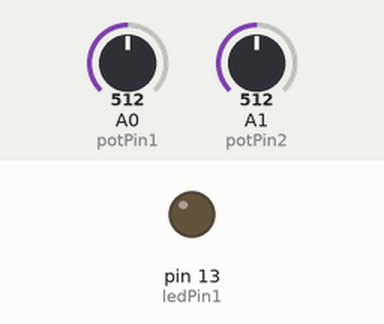
This sketch was run on a simulated Arduino Uno, built with avr-gcc and run on an emulated ATmega328P. Shown: output pins drawn as LEDs (lit = HIGH). Dashed ring = blinking. The test bench sets the inputs (shaded band); at power-on: A0 (potPin1) = 512, A1 (potPin2) = 512.

Above: at 1.2 s.
1.3 s: A0 (potPin1) set to 503
At 1.8 s:
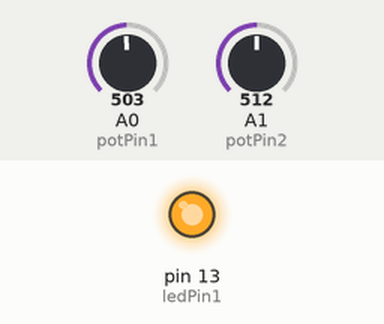
4.3 s: A0 (potPin1) set to 522
At 5.3 s:
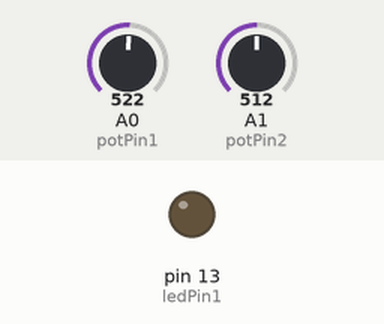
5.8 s: A0 (potPin1) set to 511
At 6.5 s:
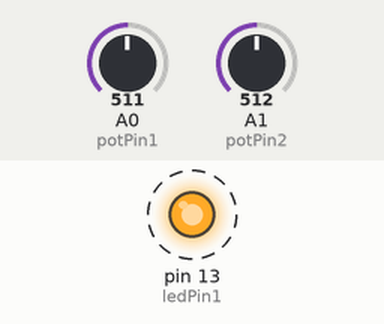
Timing chart, 0 to 14.8 s (numbered marks = the images above; inputs shaded):
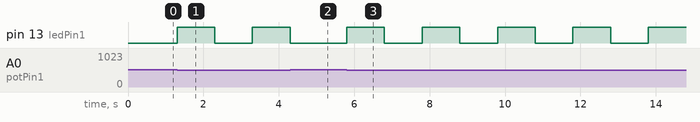

The sketch:

and_or.ino
```cpp
// Using && and ||
// Connect an LED to pin 13 (or use built in LED)
// Connect a potentiometer to Analog pin 0 and another on Analog pin 1

int potPin1 = 0;
int potValue1 = 0;

int potPin2 = 1;
int potValue2 = 0;

int ledPin1 = 13;

void setup(){
  pinMode(ledPin1, OUTPUT);
}

void loop(){

  // Only read potentiometers once per loop
  potValue1 = analogRead(potPin1);
  potValue2 = analogRead(potPin2);

  // Use the data stored in the variable many times throughout loop()

  // if BOTH conditions are met
  if (potValue1 > 512 && potValue2 > 512){
    digitalWrite(ledPin1, HIGH);
  }

  // if ONE condition is met
  if (potValue1 < 512 || potValue2 < 512){
    // Blink LED based on input from potentiometer.
    digitalWrite(ledPin1, HIGH);
    delay(1000);

    digitalWrite(ledPin1, LOW);
    delay(1000);
  }
}
```

Measured:
- the behaviour switches between 512 and 511 on A0 (potPin1) (found by bisection; images 0 and 1)
- after the input at 1.3 s, pin 13 (ledPin1): LOW → HIGH at once, → LOW 1.0 s later, → HIGH 1.0 s later
- after the input at 4.3 s, pin 13 (ledPin1): goes on until 4.3 s, then stays LOW
- after the input at 5.8 s, pin 13 (ledPin1): alternates HIGH for 1.0 s and LOW for 1.0 s, starting at once
